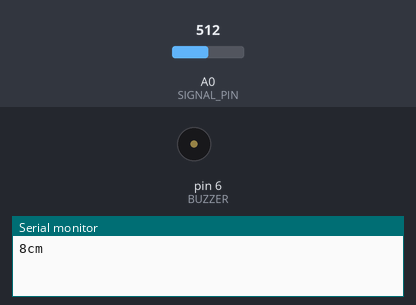
The sketch below on a simulated Arduino Uno, built with avr-gcc and run on an emulated ATmega328P. Shown: buzzer (waves = sounding), the last lines printed to the serial monitor. The inputs (shaded band) are chosen by the test bench; at power-on: A0 (SIGNAL_PIN) = 512.

Above: at 2.3 s.
2.4 s: A0 (SIGNAL_PIN) set to 152
5.9 s: A0 (SIGNAL_PIN) set to 128
At 6.9 s:
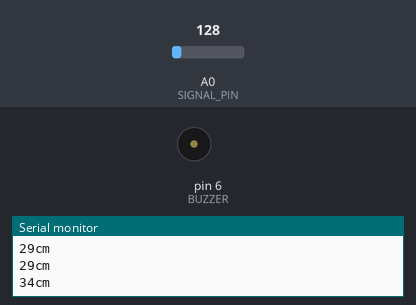
Timing chart, 0 to 8.9 s (numbered marks = the images above; inputs shaded):
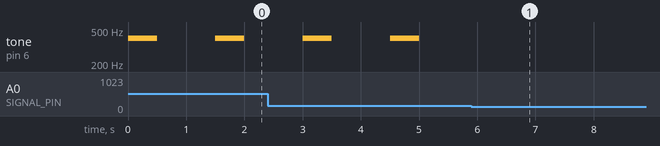

Measured:
- the behaviour switches between 143 and 142 on A0 (SIGNAL_PIN) (found by bisection; images 0 and 1)
- after the input at 5.9 s, tone on pin 6 (BUZZER): stops changing and stays silent
- by itself, tone on pin 6 (BUZZER): alternates 400 Hz for 0.50 s and silent for 1.0 s

The sketch:

9._InfraRed_sensor-spec1.ino
```cpp
#define BUZZER 6
#define SIGNAL_PIN A0

int distance = 0;
void setup(){
    Serial.begin(9600);

    pinMode(BUZZER, OUTPUT);
    pinMode(SIGNAL_PIN,INPUT);
  }

  void loop(){
    int volt = map(analogRead(SIGNAL_PIN),0,1023,0,5000);
    distance = (21.61/(volt-0.1696))*1000;

    if (distance <=30){

      tone(BUZZER,400);
      delay(500);
      noTone(BUZZER);
      delay(500);
      }
      else{
        delay (500);
      }

      Serial.print(distance);
      Serial.println("cm");
      delay(500);

  }
```
